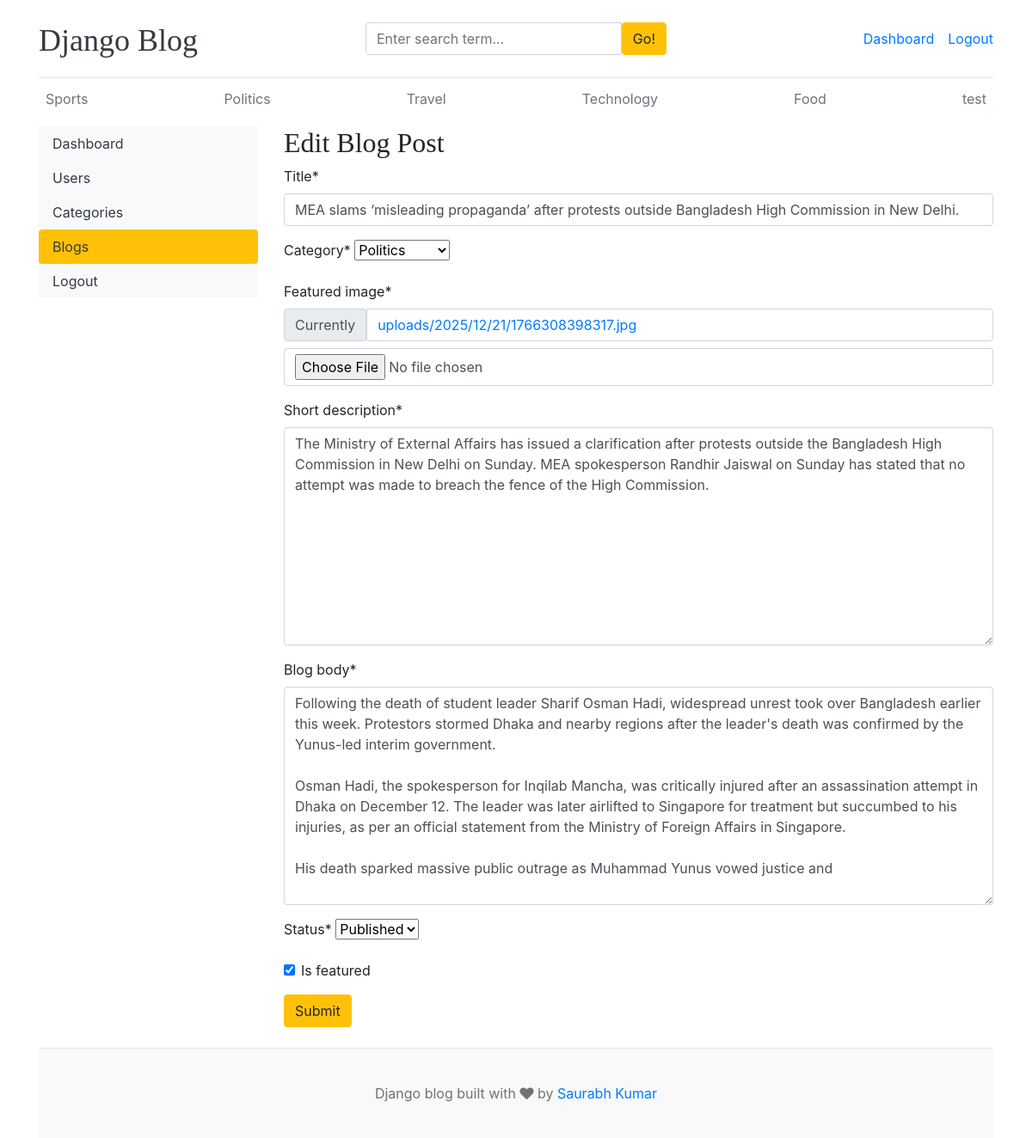
/dashboard/posts/edit/2/ (signed in), run on the app's committed database.
### blogs/models.py (models this page shows, shortened)
class Category(models.Model):
    category_name =models.CharField(max_length=50 , unique=True)
    created_at = models.DateTimeField(auto_now_add=True)
    updated_at = models.DateTimeField(auto_now=True)
    class Meta:
        verbose_name_plural ='categories'
    def __str__(self):
        return self.category_name

class Blog(models.Model):
    title = models.CharField(max_length=100)
    slug  = models.SlugField(max_length=150, unique=True, blank=True)
    category = models.ForeignKey(Category,on_delete=models.CASCADE)
    author = models.ForeignKey(User, on_delete=models.CASCADE)
    featured_image = models.ImageField(upload_to='uploads/%Y/%m/%d')
    short_description = models.TextField(max_length=500)
    status = models.CharField(max_length=20, choices=STATUS_CHOICES,default="Draft")
    blog_body = models.TextField(max_length=2000)
    is_featured = models.BooleanField(default=False)
    created_at = models.DateTimeField(auto_now_add=True)
    updated = models.DateTimeField(auto_now=True)

### dashboards/views.py (the view, shortened to what this page needs)
# urls.py: path('posts/edit/<int:pk>/',views.edit_post, name='edit_post'),
@login_required(login_url='login')
@permission_required('dashboard.edit_post', raise_exception=True)
def edit_post(request,pk):
    post= get_object_or_404(Blog,pk=pk)
    form = BlogPostForm(instance=post)
    context={
        'form':form,
        'post':post,
    }
    return render(request,'dashboard/edit_post.html',context)

### dashboards/forms.py
class BlogPostForm(forms.ModelForm):
    class Meta:
        model = Blog
        fields = ('title','category','featured_image','short_description','blog_body','status','is_featured')

### blogs/context_processors.py (called while the page is built)
def get_categories(request):
    categories = Category.objects.all()
    return dict(categories=categories)

def get_about(request):
    about = About.objects.latest('updated')
    return dict(about=about)

def get_social(request):
    social= Social.objects.all()
    return dict(social=social)

### templates/dashboard/edit_post.html (shortened to what this page needs)
{% extends "base.html" %}
{% load crispy_forms_tags %}
{% block content %}
<div class="row">
    {% include "dashboard/sidebar.html" %}
    <div class="col-md-9">
        <h2>Edit Blog Post</h2>
        <form action="{% url "edit_post" post.id %}" method="POST" enctype="multipart/form-data">
            {{form | crispy}}
            <button type ="submit" class="btn btn-warning">Submit</button>
        </form>
        <br>
    </div>
</div>
{% endblock content %}

### templates/base.html (shortened to what this page needs)
{% load static %}
<!DOCTYPE html>
<html lang="en">
<head>
    <link href="https://getbootstrap.com/docs/4.0/dist/css/bootstrap.min.css" rel="stylesheet">
    <link href="{% static 'css/blog.css' %}" rel="stylesheet">
    <link rel="stylesheet" href="https://cdnjs.cloudflare.com/ajax/libs/font-awesome/4.7.0/css/font-awesome.min.css">
  </head>
<body>
    <div class="container">
      <header class="blog-header py-3">
        <div class="row flex-nowrap justify-content-between align-items-center">
          <div class="col-4 pt-1">
            <a class="blog-header-logo text-dark" href="/">Django Blog</a>
          </div>
          <div class= "col-4">
            <form action="{% url 'search' %}" method="GET"  >
                <div class="input-group">
                     <input class="form-control" type="text" name="keyword" value="{{ request.GET.keyword }}" placeholder="Enter search term..." aria-label="Enter search term..." aria-describedby="button-search" />
                     <button type ="submit" class="btn btn-warning" id="button-search">Go!</button>
                </div>
            </form>
          </div>
          <div class="col-4 d-flex justify-content-end align-items-center">
            {% if not user.is_authenticated %}
            <a class="btn btn-sm btn-warning" href="{% url "login" %} ">Login</a> &nbsp;
            <a class="btn btn-sm btn-outline-secondary" href="{% url 'register' %}">Register</a>
            {% else %}
            <span><a href="{% url "dashboard" %}">Dashboard</a> </span>
            <span> <a href="{% url "logout" %} ">Logout</a></span>
            {% endif %}
          </div>
        </div>
      </header>
      <div class="nav-scroller py-1 mb-2">
        <nav class="nav d-flex justify-content-between">
          {% for cat in categories %}
          <a class="p-2 text-muted" href="{% url "post_by_category" cat.id %} ">{{cat}}  </a>
          {% endfor %}
        </nav>
      </div>
{% block  content %}
{% endblock %}
<footer class="blog-footer">
  <p>Django blog built with <i class="fa fa-heart" aria-hidden="true"></i> by <a href="#">Saurabh Kumar</a></p>
</footer>
</body>
</html>

### blog_main/static/css/blog.css (style rules this page uses)
.blog-header { border-bottom: 1px solid #e5e5e5; }
.blog-header-logo { font-family: "Playfair Display", Georgia, "Times New Roman", serif; font-size: 2.25rem; }
h1, h2, h3, h4, h5, h6 { font-family: "Playfair Display", Georgia, "Times New Roman", serif; }
.blog-footer { padding: 2.5rem 0; color: #727272; text-align: center; background-color: #f9f9f9; border-top: .05rem solid #e5e5e5; }
.blog-footer p:last-child { margin-bottom: 0; }

### data on the page
Category: category_name "Sports"
Category: category_name "Politics"
Category: category_name "Travel"
Category: category_name "Technology"
Category: category_name "Food"
Category: category_name "test"
Blog: title "MEA slams ‘misleading propaganda’ after protests outside Bangladesh High Commission in New Delhi.", category "Politics", short_description "The Ministry of External Affairs has issued a clarification after protests outside the Bangladesh High Commission in New Delhi on Sunday. MEA spokesperson Randhir Jaiswal on Sunday has stated that no attempt was made to breach the fence of the High Commission.", blog_body "Following the death of student leader Sharif Osman Hadi, widespread unrest took over Bangladesh earlier this week. Protestors stormed Dhaka and nearby regions after the leader's death was confirmed by the Yunus-led interim government. Osman Hadi, the spokesperson for Inqilab Mancha, was critically injured after an assassination attempt in Dhaka on December 12. The leader was later airlifted to Singapore for treatment but succumbed to his injuries, as per an official statement from the Ministry of Foreign Affairs in Singapore. His death sparked massive public outrage as Muhammad Yunus vowed justice and", status "Published", is_featured "☑"
